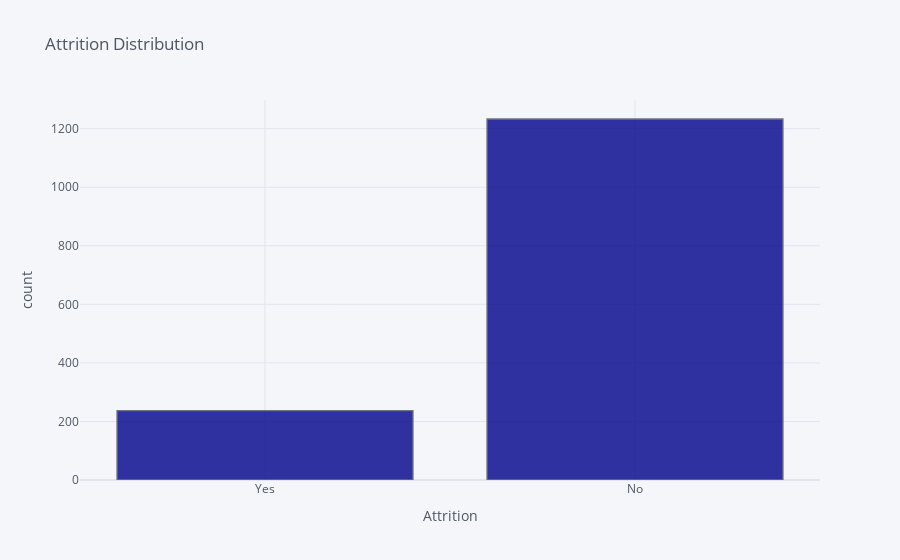

Notebook source saved alongside this figure:
### Code cell
df_HR['Attrition'].iplot(kind='hist', xTitle='Attrition',
                         yTitle='count', title='Attrition Distribution', color='darkblue')

### Figure 1 — Plotly figure (JSON) as saved in the notebook; plotly's stock layout.template omitted (floating-point values rounded to 4 significant figures; data arrays with more than 128 entries replaced by an {"elided": "..."} marker saying what was removed)
{"data": [{"histfunc": "count", "histnorm": "", "marker": {"color": "rgba(0, 0, 139, 1.0)", "line": {"color": "#4D5663", "width": 1.3}}, "name": "Attrition", "opacity": 0.8, "orientation": "v", "type": "histogram", "x": {"elided": "1470 str values"}}], "layout": {"barmode": "overlay", "legend": {"bgcolor": "#F5F6F9", "font": {"color": "#4D5663"}}, "paper_bgcolor": "#F5F6F9", "plot_bgcolor": "#F5F6F9", "title": {"font": {"color": "#4D5663"}, "text": "Attrition Distribution"}, "xaxis": {"gridcolor": "#E1E5ED", "showgrid": true, "tickfont": {"color": "#4D5663"}, "title": {"font": {"color": "#4D5663"}, "text": "Attrition"}, "zerolinecolor": "#E1E5ED"}, "yaxis": {"gridcolor": "#E1E5ED", "showgrid": true, "tickfont": {"color": "#4D5663"}, "title": {"font": {"color": "#4D5663"}, "text": "count"}, "zerolinecolor": "#E1E5ED"}}}
